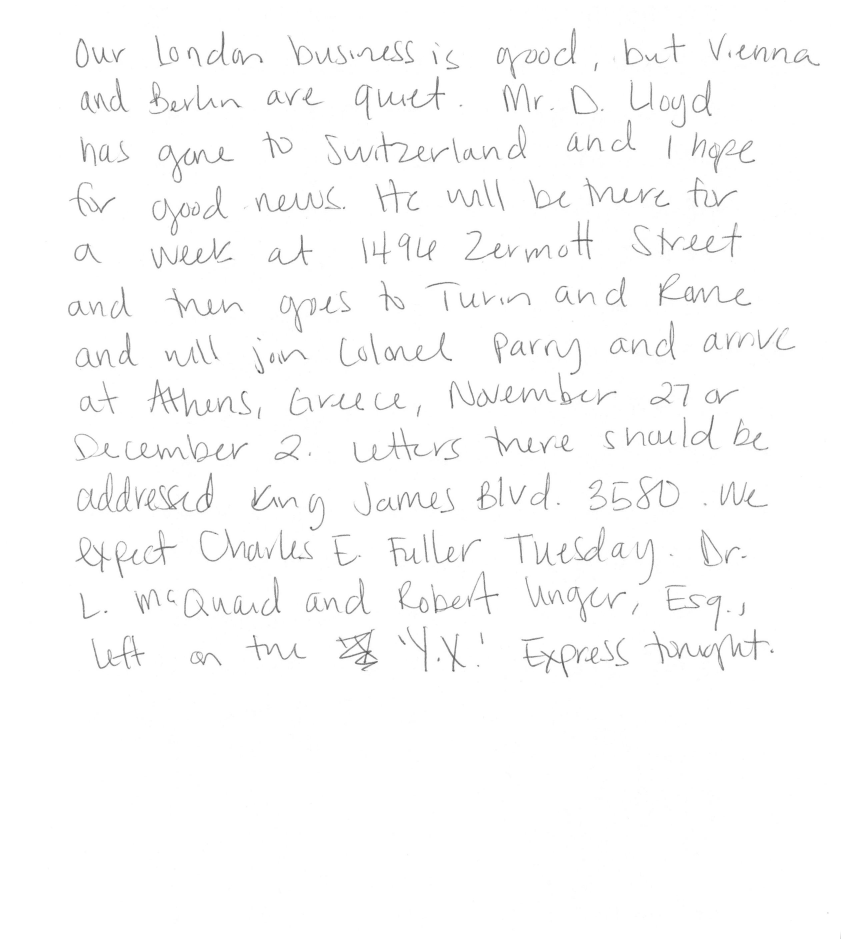
#> input picture trOCR/Right-Handed Source/w0001_s02_pLND_r01.jpeg, 2521 x 2816 px, found by its file name (shown at 1/3 size); its folder holds only this picture in this run
$ python MNIST_Right.py
#> lines starting #> are read from the running program, lines starting #| are printed output that depends on the picture; after the words box and inside, x2 and y2 are one past the last pixel; in counts of white or black regions, pixels touching at a corner belong together
from PIL import Image
import os
import numpy as np
import cv2
import matplotlib.pyplot as plt

# Define paths
source_directory = r'C:\Users\16154\vu\Group Project\project 4\Handwriting_CNN\trOCR\Right-Handed Source'
save_directory = r'C:\Users\16154\vu\Group Project\project 4\Handwriting_CNN\trOCR\Right-Handed Processed'

# Ensure the save directory exists
if not os.path.exists(save_directory):
    os.makedirs(save_directory)

def preprocess_image(img_path, save_path):
    # Load the image
    img = Image.open(img_path)
#> img is the input picture: PIL image 2521x2816 RGB; min 57, max 255, mean 251

    # Convert to grayscale
    img = img.convert('L')
#> img: PIL image 2521x2816 L

    # Resize to 512x512 pixels
    img = img.resize((512, 512))
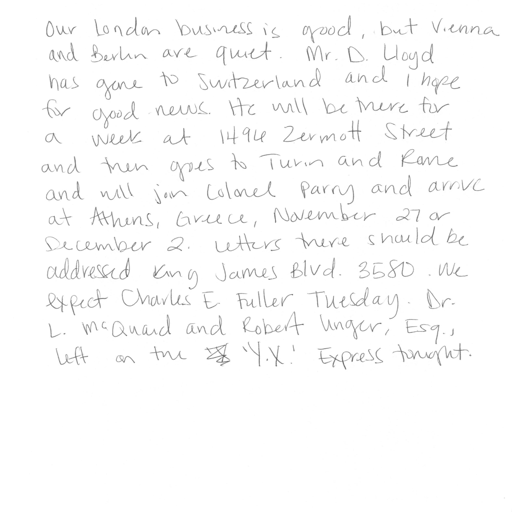
#> img: PIL image 512x512 L; min 101, max 255, mean 250.9

    # Convert to numpy array
    img_array = np.array(img)

    # Apply Otsu's thresholding
    _, binary_img = cv2.threshold(img_array, 0, 255, cv2.THRESH_BINARY_INV + cv2.THRESH_OTSU)
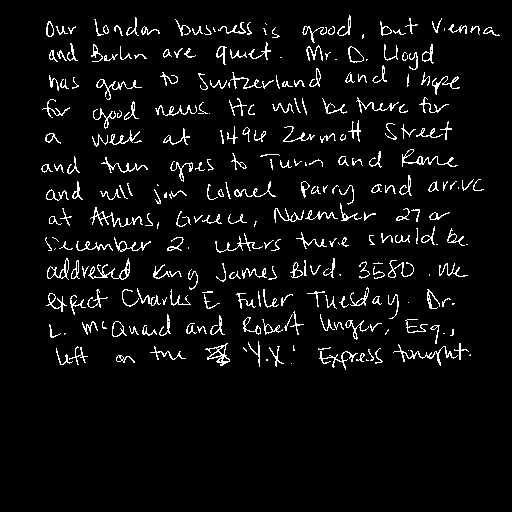
#> binary_img: shape (512, 512); 5.1% white in thin lines or dots, all inside (x1, y1, x2, y2) = (41, 15, 500, 370)

    # Invert the colors
    inverted_img = cv2.bitwise_not(binary_img)

    # Display the processed image
    plt.imshow(inverted_img, cmap='gray')
    plt.title('Preprocessed Image')
    plt.show()

    # Normalize the pixel values to [0, 1]
    img_array = img_array / 255.0

    # Save the array for further processing
    img_array = img_array * 255

    # Save the inverted image as JPEG
    cv2.imwrite(save_path, inverted_img)

    print(f"Image successfully saved as {save_path}")

    return img_array

def apply_additional_processing(img_path):
    # Load the image in grayscale
    img = cv2.imread(img_path, cv2.IMREAD_GRAYSCALE)

    # Apply thresholding with a different threshold value
    threshold_value = 128  # Try values between 0 to 255
    _, binary_img = cv2.threshold(img, threshold_value, 255, cv2.THRESH_BINARY_INV)
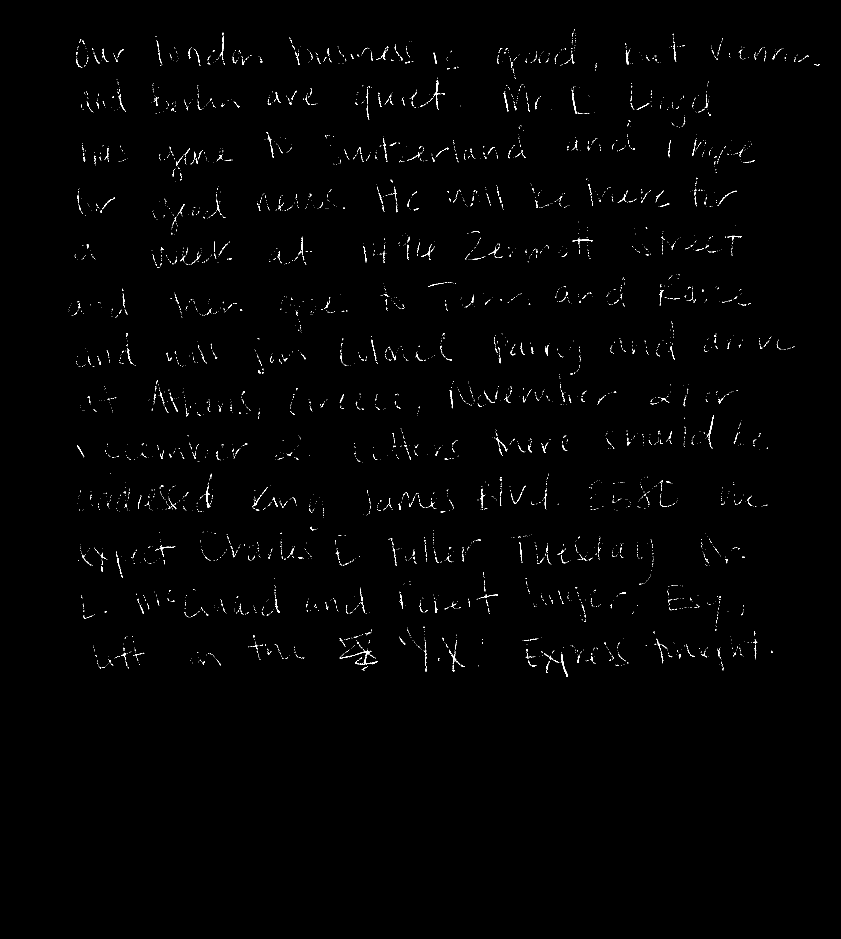
#> binary_img: shape (2816, 2521) (shown at 1/3 size); 0.55% white in thin lines or dots, all inside (x1, y1, x2, y2) = (206, 87, 2458, 2031)

    # Ensure binary_img is a NumPy array
    if isinstance(binary_img, np.ndarray):
        # Display the binary image
        plt.imshow(binary_img, cmap='gray')
        plt.title(f'Binary Image with Threshold {threshold_value}')
        plt.show()
    else:
        print(f"Unexpected data type: {type(binary_img)}")

    # Apply Otsu's thresholding
    _, binary_img = cv2.threshold(img, 0, 255, cv2.THRESH_BINARY_INV + cv2.THRESH_OTSU)
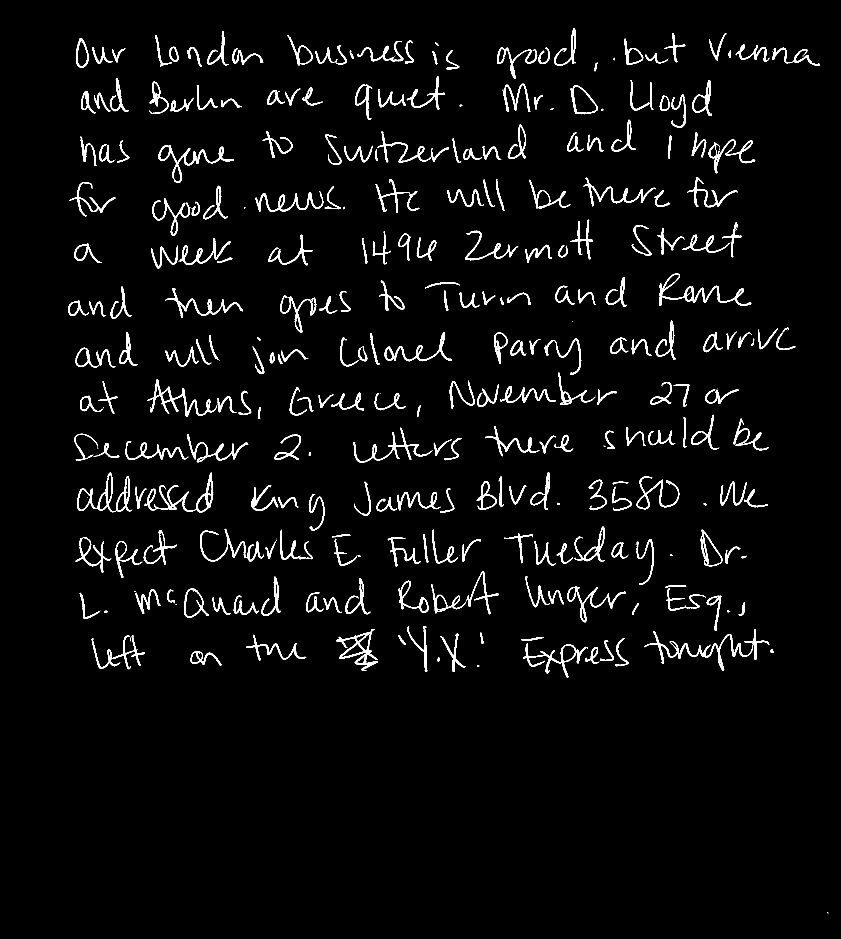
#> binary_img: shape (2816, 2521) (shown at 1/3 size); 3.4% white; 382 white regions (97 under 20 px), largest, box (x1, y1, x2, y2) and area: (1933, 1887, 2308, 2012) 4809, (1977, 820, 2254, 917) 3366, (442, 1138, 651, 1250) 3192

    # Ensure binary_img is a NumPy array
    if isinstance(binary_img, np.ndarray):
        # Display the binary image
        plt.imshow(binary_img, cmap='gray')
        plt.title('Binary Image with Otsu Thresholding')
        plt.show()
    else:
        print(f"Unexpected data type: {type(binary_img)}")

    # Invert the colors using bitwise NOT
    inverted_img = cv2.bitwise_not(binary_img)
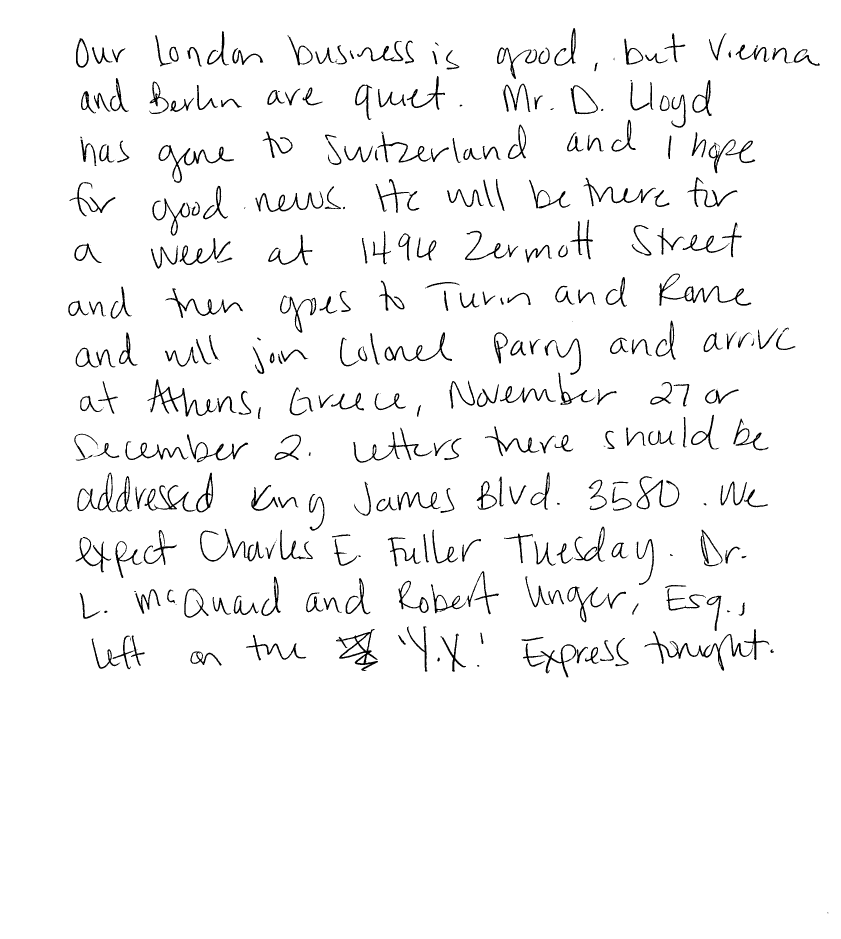
#> inverted_img: shape (2816, 2521) (shown at 1/3 size); 96.6% white; 382 black regions (97 under 20 px), largest, box (x1, y1, x2, y2) and area: (1933, 1887, 2308, 2012) 4809, (1977, 820, 2254, 917) 3366, (442, 1138, 651, 1250) 3192

    # Display the inverted image
    plt.imshow(inverted_img, cmap='gray')
    plt.title('Inverted Image')
    plt.show()

    # Apply Gaussian Blur
    blurred_img = cv2.GaussianBlur(binary_img, (5, 5), 0)
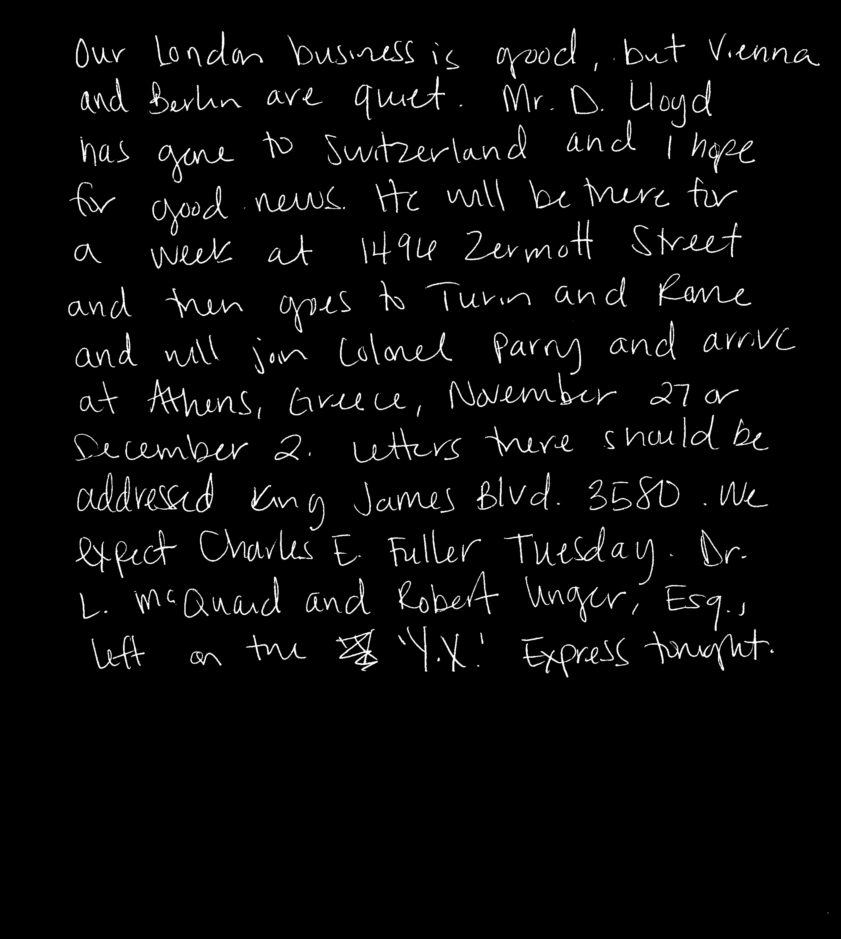
#> blurred_img: shape (2816, 2521) (shown at 1/3 size); min 0, max 255, mean 8.6

    # Display the blurred image
    plt.imshow(blurred_img, cmap='gray')
    plt.title('Blurred Image')
    plt.show()

    # Apply dilation followed by erosion (closing)
    kernel = np.ones((3, 3), np.uint8)
    morphed_img = cv2.morphologyEx(blurred_img, cv2.MORPH_CLOSE, kernel)

    # Display the morphed image
    plt.imshow(morphed_img, cmap='gray')
    plt.title('Morphed Image')
    plt.show()

    # Normalize the pixel values to [0, 1] again for model input
    final_img_array = morphed_img / 255.0

    print(final_img_array.shape)  # Should be (28, 28)
#| (2816, 2521)
    return final_img_array

# Process all images in the source directory
for filename in os.listdir(source_directory):
    if filename.endswith('.jpeg') or filename.endswith('.jpg') or filename.endswith('.png'):
        img_path = os.path.join(source_directory, filename)
        save_path = os.path.join(save_directory, f'processed_{filename}')

        preprocess_image(img_path, save_path)
        apply_additional_processing(img_path)

$ run again, on trOCR/Right-Handed Source/w0013_s01_pLND_r01.jpeg
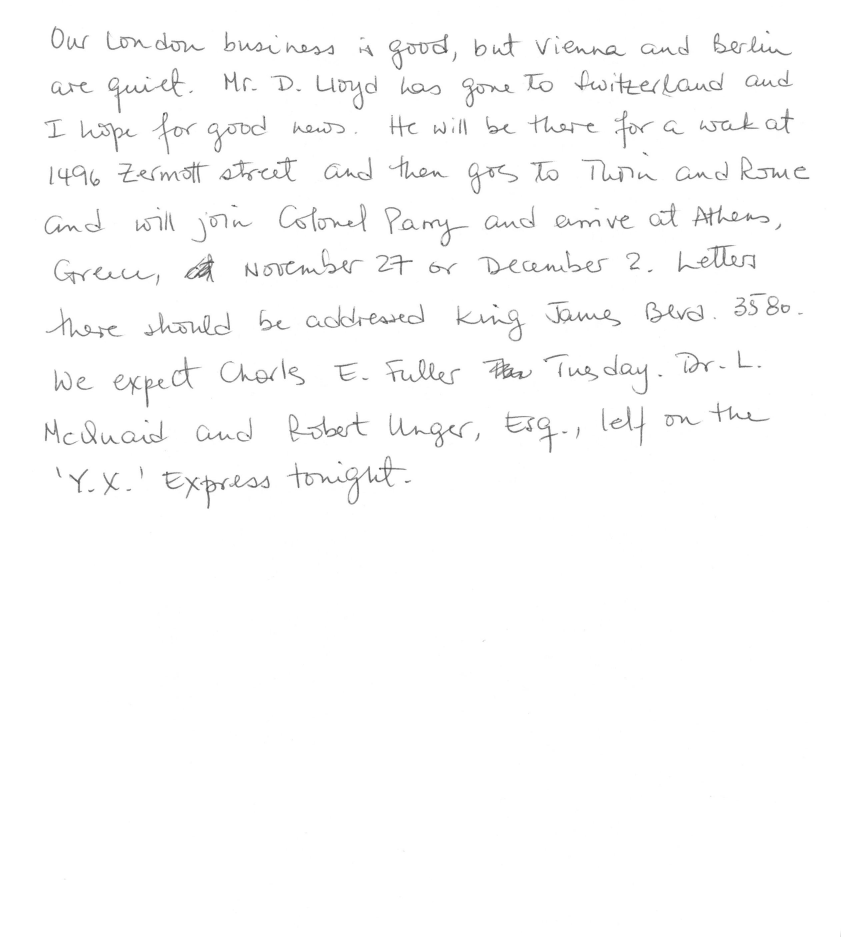
#> input picture trOCR/Right-Handed Source/w0013_s01_pLND_r01.jpeg, 2521 x 2809 px, found by its file name (shown at 1/3 size)
#> in preprocess_image, img is the input picture: PIL image 2521x2809 RGB; min 52, max 255, mean 251.6
#> in preprocess_image, `_, binary_img = cv2.threshold(img_array, 0, 255, cv2.THRESH_BINARY_INV..`:
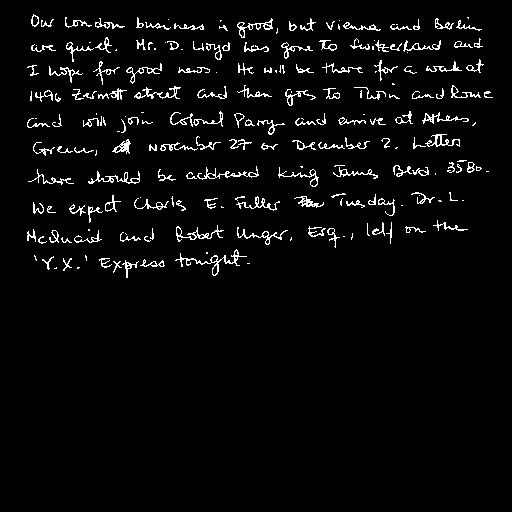
#> binary_img: shape (512, 512); 3.9% white in thin lines or dots, all inside (x1, y1, x2, y2) = (27, 14, 493, 278)
#> in apply_additional_processing, `blurred_img = cv2.GaussianBlur(binary_img, (5, 5), 0)`:
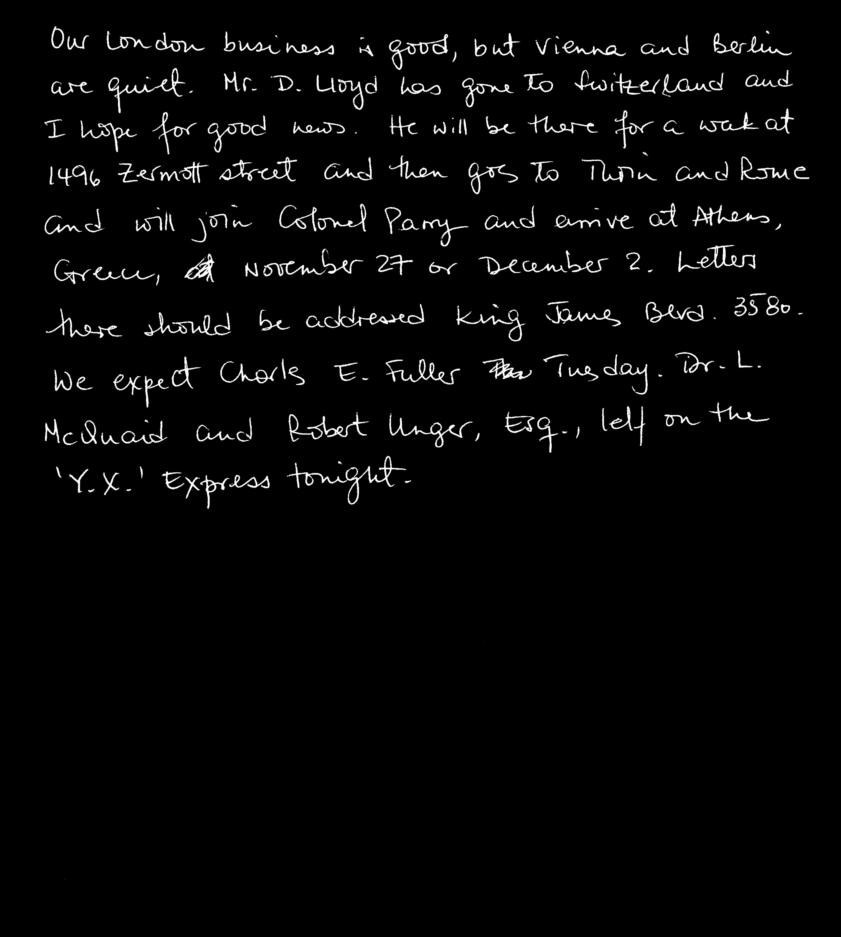
#> blurred_img: shape (2809, 2521) (shown at 1/3 size); min 0, max 255, mean 6.9
#| (2809, 2521)

$ run again, on trOCR/Right-Handed Source/w0016_s01_pLND_r01.jpeg
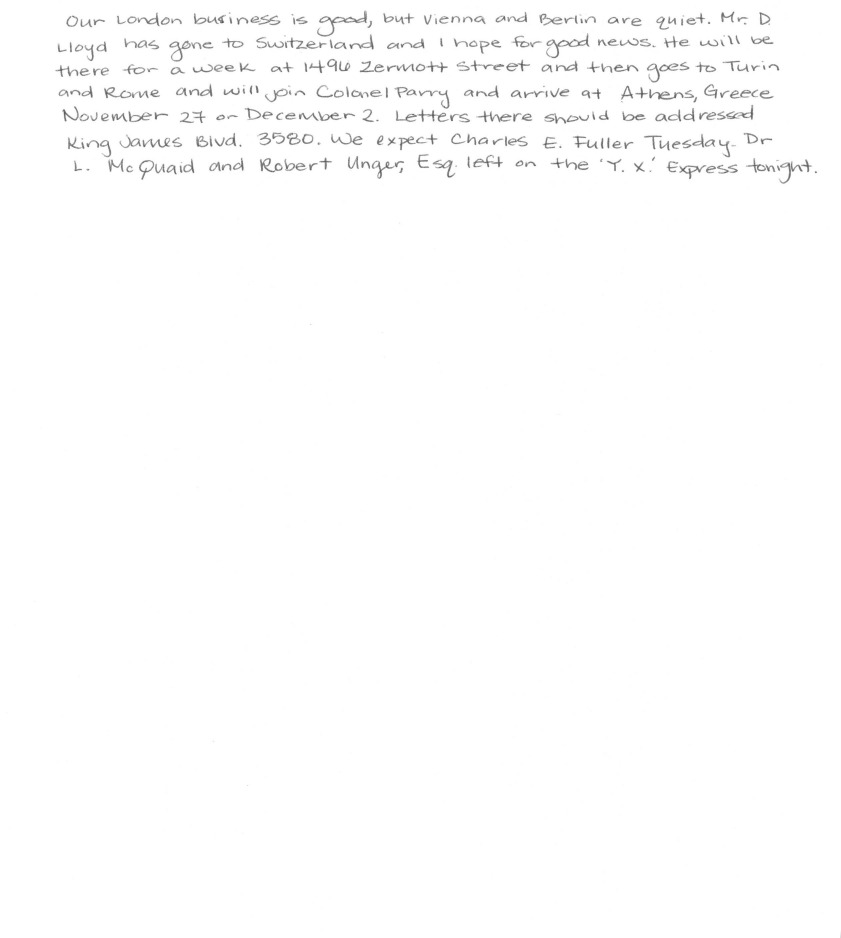
#> input picture trOCR/Right-Handed Source/w0016_s01_pLND_r01.jpeg, 2521 x 2812 px, found by its file name (shown at 1/3 size)
#> in preprocess_image, img is the input picture: PIL image 2521x2812 RGB; min 63, max 255, mean 253
#> in preprocess_image, `_, binary_img = cv2.threshold(img_array, 0, 255, cv2.THRESH_BINARY_INV..`:
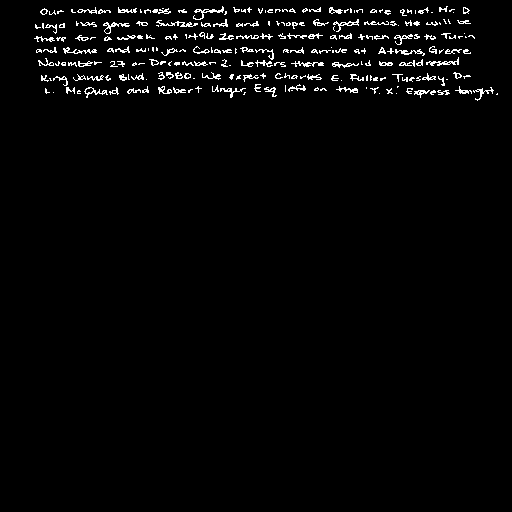
#> binary_img: shape (512, 512); 2.4% white in thin lines or dots, all inside (x1, y1, x2, y2) = (34, 6, 498, 101)
#> in apply_additional_processing, `blurred_img = cv2.GaussianBlur(binary_img, (5, 5), 0)`:
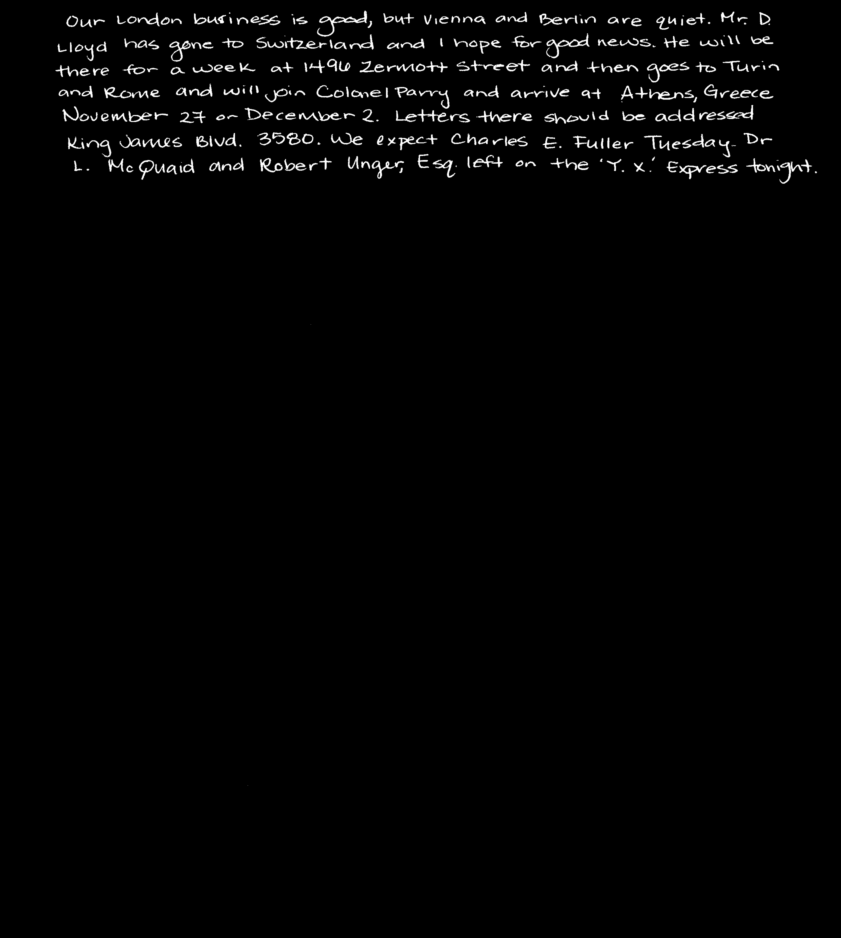
#> blurred_img: shape (2812, 2521) (shown at 1/3 size); min 0, max 255, mean 4.1
#| (2812, 2521)
